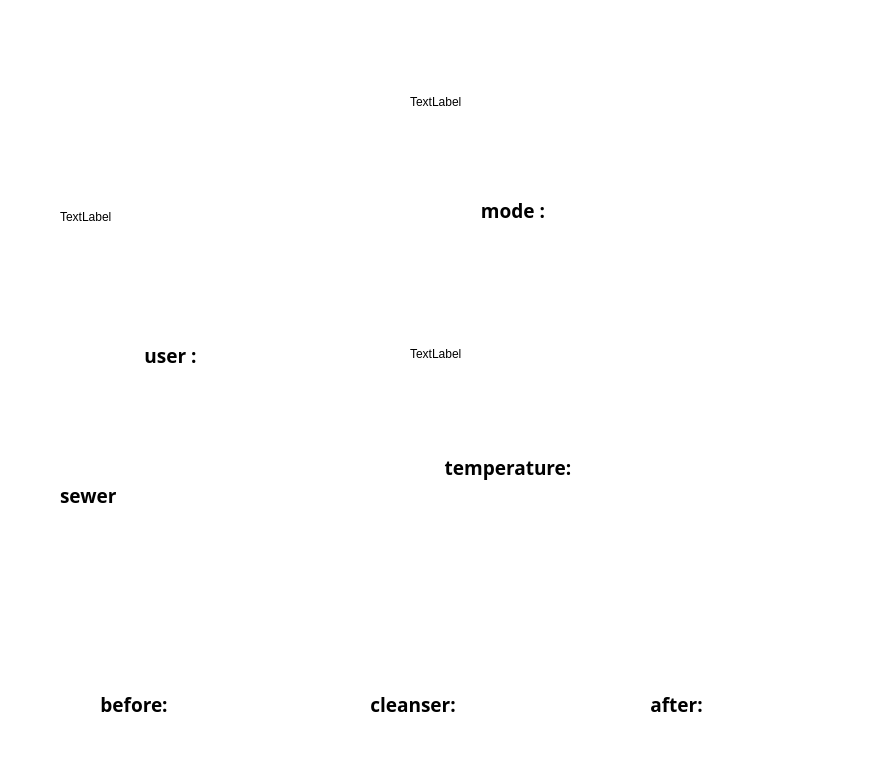
<?xml version="1.0" encoding="UTF-8"?>
<ui version="4.0">
 <class>one_page</class>
 <widget class="QDialog" name="one_page">
  <property name="geometry">
   <rect>
    <x>0</x>
    <y>0</y>
    <width>887</width>
    <height>771</height>
   </rect>
  </property>
  <property name="palette">
   <palette>
    <active>
     <colorrole role="Base">
      <brush brushstyle="SolidPattern">
       <color alpha="255">
        <red>255</red>
        <green>255</green>
        <blue>255</blue>
       </color>
      </brush>
     </colorrole>
     <colorrole role="Window">
      <brush brushstyle="SolidPattern">
       <color alpha="255">
        <red>255</red>
        <green>255</green>
        <blue>255</blue>
       </color>
      </brush>
     </colorrole>
    </active>
    <inactive>
     <colorrole role="Base">
      <brush brushstyle="SolidPattern">
       <color alpha="255">
        <red>255</red>
        <green>255</green>
        <blue>255</blue>
       </color>
      </brush>
     </colorrole>
     <colorrole role="Window">
      <brush brushstyle="SolidPattern">
       <color alpha="255">
        <red>255</red>
        <green>255</green>
        <blue>255</blue>
       </color>
      </brush>
     </colorrole>
    </inactive>
    <disabled>
     <colorrole role="Base">
      <brush brushstyle="SolidPattern">
       <color alpha="255">
        <red>255</red>
        <green>255</green>
        <blue>255</blue>
       </color>
      </brush>
     </colorrole>
     <colorrole role="Window">
      <brush brushstyle="SolidPattern">
       <color alpha="255">
        <red>255</red>
        <green>255</green>
        <blue>255</blue>
       </color>
      </brush>
     </colorrole>
    </disabled>
   </palette>
  </property>
  <property name="windowTitle">
   <string>Dialog</string>
  </property>
  <widget class="QWidget" name="horizontalLayoutWidget_2">
   <property name="geometry">
    <rect>
     <x>410</x>
     <y>50</y>
     <width>201</width>
     <height>211</height>
    </rect>
   </property>
   <layout class="QHBoxLayout" name="horizontalLayout_2">
    <item>
     <layout class="QVBoxLayout" name="verticalLayout_8">
      <item>
       <widget class="QLabel" name="lb_pic_mode">
        <property name="text">
         <string>TextLabel</string>
        </property>
       </widget>
      </item>
      <item>
       <widget class="QLabel" name="lb_temp_6">
        <property name="font">
         <font>
          <family>Agency FB</family>
          <pointsize>14</pointsize>
          <weight>75</weight>
          <bold>true</bold>
         </font>
        </property>
        <property name="text">
         <string>      mode :     </string>
        </property>
        <property name="alignment">
         <set>Qt::AlignCenter</set>
        </property>
       </widget>
      </item>
     </layout>
    </item>
   </layout>
  </widget>
  <widget class="QWidget" name="horizontalLayoutWidget_3">
   <property name="geometry">
    <rect>
     <x>410</x>
     <y>300</y>
     <width>201</width>
     <height>221</height>
    </rect>
   </property>
   <layout class="QHBoxLayout" name="horizontalLayout_5">
    <item>
     <layout class="QVBoxLayout" name="verticalLayout_6">
      <item>
       <widget class="QLabel" name="lb_pic_temp">
        <property name="text">
         <string>TextLabel</string>
        </property>
       </widget>
      </item>
      <item>
       <widget class="QLabel" name="lb_temp_5">
        <property name="font">
         <font>
          <family>Agency FB</family>
          <pointsize>14</pointsize>
          <weight>75</weight>
          <bold>true</bold>
         </font>
        </property>
        <property name="text">
         <string>temperature: </string>
        </property>
        <property name="alignment">
         <set>Qt::AlignCenter</set>
        </property>
       </widget>
      </item>
     </layout>
    </item>
   </layout>
  </widget>
  <widget class="QWidget" name="verticalLayoutWidget">
   <property name="geometry">
    <rect>
     <x>60</x>
     <y>150</y>
     <width>221</width>
     <height>271</height>
    </rect>
   </property>
   <layout class="QVBoxLayout" name="verticalLayout_9">
    <item>
     <widget class="QLabel" name="lb_pic_user">
      <property name="text">
       <string>TextLabel</string>
      </property>
     </widget>
    </item>
    <item>
     <widget class="QLabel" name="lb_user">
      <property name="font">
       <font>
        <family>Agency FB</family>
        <pointsize>14</pointsize>
        <weight>75</weight>
        <bold>true</bold>
       </font>
      </property>
      <property name="text">
       <string>   user :   </string>
      </property>
      <property name="alignment">
       <set>Qt::AlignCenter</set>
      </property>
     </widget>
    </item>
   </layout>
  </widget>
  <widget class="QTextBrowser" name="tB_userno">
   <property name="geometry">
    <rect>
     <x>280</x>
     <y>360</y>
     <width>111</width>
     <height>61</height>
    </rect>
   </property>
   <property name="palette">
    <palette>
     <active>
      <colorrole role="Base">
       <brush brushstyle="SolidPattern">
        <color alpha="255">
         <red>255</red>
         <green>255</green>
         <blue>255</blue>
        </color>
       </brush>
      </colorrole>
     </active>
     <inactive>
      <colorrole role="Base">
       <brush brushstyle="SolidPattern">
        <color alpha="255">
         <red>255</red>
         <green>255</green>
         <blue>255</blue>
        </color>
       </brush>
      </colorrole>
     </inactive>
     <disabled>
      <colorrole role="Base">
       <brush brushstyle="SolidPattern">
        <color alpha="255">
         <red>230</red>
         <green>230</green>
         <blue>230</blue>
        </color>
       </brush>
      </colorrole>
     </disabled>
    </palette>
   </property>
   <property name="font">
    <font>
     <family>Agency FB</family>
     <pointsize>18</pointsize>
     <weight>75</weight>
     <bold>true</bold>
    </font>
   </property>
   <property name="frameShape">
    <enum>QFrame::NoFrame</enum>
   </property>
   <property name="html">
    <string>&lt;!DOCTYPE HTML PUBLIC &quot;-//W3C//DTD HTML 4.0//EN&quot; &quot;http://www.w3.org/TR/REC-html40/strict.dtd&quot;&gt;
&lt;html&gt;&lt;head&gt;&lt;meta name=&quot;qrichtext&quot; content=&quot;1&quot; /&gt;&lt;style type=&quot;text/css&quot;&gt;
p, li { white-space: pre-wrap; }
&lt;/style&gt;&lt;/head&gt;&lt;body style=&quot; font-family:'Agency FB'; font-size:18pt; font-weight:600; font-style:normal;&quot;&gt;
&lt;p align=&quot;center&quot; style=&quot;-qt-paragraph-type:empty; margin-top:0px; margin-bottom:0px; margin-left:0px; margin-right:0px; -qt-block-indent:0; text-indent:0px;&quot;&gt;&lt;br /&gt;&lt;/p&gt;&lt;/body&gt;&lt;/html&gt;</string>
   </property>
  </widget>
  <widget class="QTextBrowser" name="tb_mode_sel">
   <property name="geometry">
    <rect>
     <x>610</x>
     <y>210</y>
     <width>121</width>
     <height>61</height>
    </rect>
   </property>
   <property name="palette">
    <palette>
     <active>
      <colorrole role="Base">
       <brush brushstyle="SolidPattern">
        <color alpha="255">
         <red>255</red>
         <green>255</green>
         <blue>255</blue>
        </color>
       </brush>
      </colorrole>
     </active>
     <inactive>
      <colorrole role="Base">
       <brush brushstyle="SolidPattern">
        <color alpha="255">
         <red>255</red>
         <green>255</green>
         <blue>255</blue>
        </color>
       </brush>
      </colorrole>
     </inactive>
     <disabled>
      <colorrole role="Base">
       <brush brushstyle="SolidPattern">
        <color alpha="255">
         <red>230</red>
         <green>230</green>
         <blue>230</blue>
        </color>
       </brush>
      </colorrole>
     </disabled>
    </palette>
   </property>
   <property name="font">
    <font>
     <family>Agency FB</family>
     <pointsize>18</pointsize>
     <weight>75</weight>
     <bold>true</bold>
    </font>
   </property>
   <property name="frameShape">
    <enum>QFrame::NoFrame</enum>
   </property>
   <property name="html">
    <string>&lt;!DOCTYPE HTML PUBLIC &quot;-//W3C//DTD HTML 4.0//EN&quot; &quot;http://www.w3.org/TR/REC-html40/strict.dtd&quot;&gt;
&lt;html&gt;&lt;head&gt;&lt;meta name=&quot;qrichtext&quot; content=&quot;1&quot; /&gt;&lt;style type=&quot;text/css&quot;&gt;
p, li { white-space: pre-wrap; }
&lt;/style&gt;&lt;/head&gt;&lt;body style=&quot; font-family:'Agency FB'; font-size:18pt; font-weight:600; font-style:normal;&quot;&gt;
&lt;p align=&quot;center&quot; style=&quot;-qt-paragraph-type:empty; margin-top:0px; margin-bottom:0px; margin-left:0px; margin-right:0px; -qt-block-indent:0; text-indent:0px;&quot;&gt;&lt;br /&gt;&lt;/p&gt;&lt;/body&gt;&lt;/html&gt;</string>
   </property>
  </widget>
  <widget class="QTextBrowser" name="tB_temp">
   <property name="geometry">
    <rect>
     <x>610</x>
     <y>460</y>
     <width>121</width>
     <height>61</height>
    </rect>
   </property>
   <property name="palette">
    <palette>
     <active>
      <colorrole role="Base">
       <brush brushstyle="SolidPattern">
        <color alpha="255">
         <red>255</red>
         <green>255</green>
         <blue>255</blue>
        </color>
       </brush>
      </colorrole>
     </active>
     <inactive>
      <colorrole role="Base">
       <brush brushstyle="SolidPattern">
        <color alpha="255">
         <red>255</red>
         <green>255</green>
         <blue>255</blue>
        </color>
       </brush>
      </colorrole>
     </inactive>
     <disabled>
      <colorrole role="Base">
       <brush brushstyle="SolidPattern">
        <color alpha="255">
         <red>230</red>
         <green>230</green>
         <blue>230</blue>
        </color>
       </brush>
      </colorrole>
     </disabled>
    </palette>
   </property>
   <property name="font">
    <font>
     <family>Agency FB</family>
     <pointsize>18</pointsize>
     <weight>75</weight>
     <bold>true</bold>
    </font>
   </property>
   <property name="frameShape">
    <enum>QFrame::NoFrame</enum>
   </property>
   <property name="html">
    <string>&lt;!DOCTYPE HTML PUBLIC &quot;-//W3C//DTD HTML 4.0//EN&quot; &quot;http://www.w3.org/TR/REC-html40/strict.dtd&quot;&gt;
&lt;html&gt;&lt;head&gt;&lt;meta name=&quot;qrichtext&quot; content=&quot;1&quot; /&gt;&lt;style type=&quot;text/css&quot;&gt;
p, li { white-space: pre-wrap; }
&lt;/style&gt;&lt;/head&gt;&lt;body style=&quot; font-family:'Agency FB'; font-size:18pt; font-weight:600; font-style:normal;&quot;&gt;
&lt;p align=&quot;center&quot; style=&quot;-qt-paragraph-type:empty; margin-top:0px; margin-bottom:0px; margin-left:0px; margin-right:0px; -qt-block-indent:0; text-indent:0px;&quot;&gt;&lt;br /&gt;&lt;/p&gt;&lt;/body&gt;&lt;/html&gt;</string>
   </property>
   <property name="tabStopWidth">
    <number>4</number>
   </property>
  </widget>
  <widget class="QWidget" name="horizontalLayoutWidget">
   <property name="geometry">
    <rect>
     <x>100</x>
     <y>660</y>
     <width>160</width>
     <height>89</height>
    </rect>
   </property>
   <layout class="QHBoxLayout" name="horizontalLayout">
    <item>
     <widget class="QLabel" name="lb_before">
      <property name="font">
       <font>
        <family>Agency FB</family>
        <pointsize>14</pointsize>
        <weight>75</weight>
        <bold>true</bold>
       </font>
      </property>
      <property name="text">
       <string>before: </string>
      </property>
      <property name="alignment">
       <set>Qt::AlignCenter</set>
      </property>
     </widget>
    </item>
    <item>
     <widget class="QTextBrowser" name="tB_before">
      <property name="palette">
       <palette>
        <active>
         <colorrole role="Base">
          <brush brushstyle="SolidPattern">
           <color alpha="255">
            <red>255</red>
            <green>255</green>
            <blue>255</blue>
           </color>
          </brush>
         </colorrole>
        </active>
        <inactive>
         <colorrole role="Base">
          <brush brushstyle="SolidPattern">
           <color alpha="255">
            <red>255</red>
            <green>255</green>
            <blue>255</blue>
           </color>
          </brush>
         </colorrole>
        </inactive>
        <disabled>
         <colorrole role="Base">
          <brush brushstyle="SolidPattern">
           <color alpha="255">
            <red>230</red>
            <green>230</green>
            <blue>230</blue>
           </color>
          </brush>
         </colorrole>
        </disabled>
       </palette>
      </property>
      <property name="font">
       <font>
        <family>Agency FB</family>
        <pointsize>18</pointsize>
        <weight>75</weight>
        <bold>true</bold>
       </font>
      </property>
      <property name="frameShape">
       <enum>QFrame::NoFrame</enum>
      </property>
      <property name="html">
       <string>&lt;!DOCTYPE HTML PUBLIC &quot;-//W3C//DTD HTML 4.0//EN&quot; &quot;http://www.w3.org/TR/REC-html40/strict.dtd&quot;&gt;
&lt;html&gt;&lt;head&gt;&lt;meta name=&quot;qrichtext&quot; content=&quot;1&quot; /&gt;&lt;style type=&quot;text/css&quot;&gt;
p, li { white-space: pre-wrap; }
&lt;/style&gt;&lt;/head&gt;&lt;body style=&quot; font-family:'Agency FB'; font-size:18pt; font-weight:600; font-style:normal;&quot;&gt;
&lt;p align=&quot;center&quot; style=&quot;-qt-paragraph-type:empty; margin-top:0px; margin-bottom:0px; margin-left:0px; margin-right:0px; -qt-block-indent:0; text-indent:0px;&quot;&gt;&lt;br /&gt;&lt;/p&gt;&lt;/body&gt;&lt;/html&gt;</string>
      </property>
     </widget>
    </item>
   </layout>
  </widget>
  <widget class="QWidget" name="horizontalLayoutWidget_4">
   <property name="geometry">
    <rect>
     <x>370</x>
     <y>660</y>
     <width>172</width>
     <height>89</height>
    </rect>
   </property>
   <layout class="QHBoxLayout" name="horizontalLayout_6">
    <item>
     <widget class="QLabel" name="lb_clean">
      <property name="font">
       <font>
        <family>Agency FB</family>
        <pointsize>14</pointsize>
        <weight>75</weight>
        <bold>true</bold>
       </font>
      </property>
      <property name="text">
       <string>cleanser: </string>
      </property>
      <property name="alignment">
       <set>Qt::AlignCenter</set>
      </property>
     </widget>
    </item>
    <item>
     <widget class="QTextBrowser" name="tB_clean">
      <property name="palette">
       <palette>
        <active>
         <colorrole role="Base">
          <brush brushstyle="SolidPattern">
           <color alpha="255">
            <red>255</red>
            <green>255</green>
            <blue>255</blue>
           </color>
          </brush>
         </colorrole>
        </active>
        <inactive>
         <colorrole role="Base">
          <brush brushstyle="SolidPattern">
           <color alpha="255">
            <red>255</red>
            <green>255</green>
            <blue>255</blue>
           </color>
          </brush>
         </colorrole>
        </inactive>
        <disabled>
         <colorrole role="Base">
          <brush brushstyle="SolidPattern">
           <color alpha="255">
            <red>230</red>
            <green>230</green>
            <blue>230</blue>
           </color>
          </brush>
         </colorrole>
        </disabled>
       </palette>
      </property>
      <property name="font">
       <font>
        <family>Agency FB</family>
        <pointsize>18</pointsize>
        <weight>75</weight>
        <bold>true</bold>
       </font>
      </property>
      <property name="frameShape">
       <enum>QFrame::NoFrame</enum>
      </property>
      <property name="html">
       <string>&lt;!DOCTYPE HTML PUBLIC &quot;-//W3C//DTD HTML 4.0//EN&quot; &quot;http://www.w3.org/TR/REC-html40/strict.dtd&quot;&gt;
&lt;html&gt;&lt;head&gt;&lt;meta name=&quot;qrichtext&quot; content=&quot;1&quot; /&gt;&lt;style type=&quot;text/css&quot;&gt;
p, li { white-space: pre-wrap; }
&lt;/style&gt;&lt;/head&gt;&lt;body style=&quot; font-family:'Agency FB'; font-size:18pt; font-weight:600; font-style:normal;&quot;&gt;
&lt;p align=&quot;center&quot; style=&quot;-qt-paragraph-type:empty; margin-top:0px; margin-bottom:0px; margin-left:0px; margin-right:0px; -qt-block-indent:0; text-indent:0px;&quot;&gt;&lt;br /&gt;&lt;/p&gt;&lt;/body&gt;&lt;/html&gt;</string>
      </property>
     </widget>
    </item>
   </layout>
  </widget>
  <widget class="QWidget" name="horizontalLayoutWidget_5">
   <property name="geometry">
    <rect>
     <x>650</x>
     <y>660</y>
     <width>160</width>
     <height>89</height>
    </rect>
   </property>
   <layout class="QHBoxLayout" name="horizontalLayout_7">
    <item>
     <widget class="QLabel" name="lb_after">
      <property name="font">
       <font>
        <family>Agency FB</family>
        <pointsize>14</pointsize>
        <weight>75</weight>
        <bold>true</bold>
       </font>
      </property>
      <property name="text">
       <string>after: </string>
      </property>
      <property name="alignment">
       <set>Qt::AlignCenter</set>
      </property>
     </widget>
    </item>
    <item>
     <widget class="QTextBrowser" name="tb_after">
      <property name="palette">
       <palette>
        <active>
         <colorrole role="Base">
          <brush brushstyle="SolidPattern">
           <color alpha="255">
            <red>255</red>
            <green>255</green>
            <blue>255</blue>
           </color>
          </brush>
         </colorrole>
        </active>
        <inactive>
         <colorrole role="Base">
          <brush brushstyle="SolidPattern">
           <color alpha="255">
            <red>255</red>
            <green>255</green>
            <blue>255</blue>
           </color>
          </brush>
         </colorrole>
        </inactive>
        <disabled>
         <colorrole role="Base">
          <brush brushstyle="SolidPattern">
           <color alpha="255">
            <red>230</red>
            <green>230</green>
            <blue>230</blue>
           </color>
          </brush>
         </colorrole>
        </disabled>
       </palette>
      </property>
      <property name="font">
       <font>
        <family>Agency FB</family>
        <pointsize>18</pointsize>
        <weight>75</weight>
        <bold>true</bold>
       </font>
      </property>
      <property name="frameShape">
       <enum>QFrame::NoFrame</enum>
      </property>
      <property name="html">
       <string>&lt;!DOCTYPE HTML PUBLIC &quot;-//W3C//DTD HTML 4.0//EN&quot; &quot;http://www.w3.org/TR/REC-html40/strict.dtd&quot;&gt;
&lt;html&gt;&lt;head&gt;&lt;meta name=&quot;qrichtext&quot; content=&quot;1&quot; /&gt;&lt;style type=&quot;text/css&quot;&gt;
p, li { white-space: pre-wrap; }
&lt;/style&gt;&lt;/head&gt;&lt;body style=&quot; font-family:'Agency FB'; font-size:18pt; font-weight:600; font-style:normal;&quot;&gt;
&lt;p align=&quot;center&quot; style=&quot;-qt-paragraph-type:empty; margin-top:0px; margin-bottom:0px; margin-left:0px; margin-right:0px; -qt-block-indent:0; text-indent:0px;&quot;&gt;&lt;br /&gt;&lt;/p&gt;&lt;/body&gt;&lt;/html&gt;</string>
      </property>
     </widget>
    </item>
   </layout>
  </widget>
  <widget class="QLabel" name="label">
   <property name="geometry">
    <rect>
     <x>60</x>
     <y>480</y>
     <width>71</width>
     <height>31</height>
    </rect>
   </property>
   <property name="font">
    <font>
     <family>Agency FB</family>
     <pointsize>14</pointsize>
     <weight>75</weight>
     <bold>true</bold>
    </font>
   </property>
   <property name="text">
    <string>sewer</string>
   </property>
  </widget>
  <widget class="QTextBrowser" name="tB_sewer">
   <property name="geometry">
    <rect>
     <x>60</x>
     <y>510</y>
     <width>341</width>
     <height>121</height>
    </rect>
   </property>
   <property name="palette">
    <palette>
     <active>
      <colorrole role="Text">
       <brush brushstyle="SolidPattern">
        <color alpha="255">
         <red>0</red>
         <green>0</green>
         <blue>127</blue>
        </color>
       </brush>
      </colorrole>
      <colorrole role="Base">
       <brush brushstyle="SolidPattern">
        <color alpha="255">
         <red>255</red>
         <green>255</green>
         <blue>255</blue>
        </color>
       </brush>
      </colorrole>
     </active>
     <inactive>
      <colorrole role="Text">
       <brush brushstyle="SolidPattern">
        <color alpha="255">
         <red>0</red>
         <green>0</green>
         <blue>127</blue>
        </color>
       </brush>
      </colorrole>
      <colorrole role="Base">
       <brush brushstyle="SolidPattern">
        <color alpha="255">
         <red>255</red>
         <green>255</green>
         <blue>255</blue>
        </color>
       </brush>
      </colorrole>
     </inactive>
     <disabled>
      <colorrole role="Text">
       <brush brushstyle="SolidPattern">
        <color alpha="255">
         <red>120</red>
         <green>120</green>
         <blue>120</blue>
        </color>
       </brush>
      </colorrole>
      <colorrole role="Base">
       <brush brushstyle="SolidPattern">
        <color alpha="255">
         <red>230</red>
         <green>230</green>
         <blue>230</blue>
        </color>
       </brush>
      </colorrole>
     </disabled>
    </palette>
   </property>
   <property name="font">
    <font>
     <family>Agency FB</family>
     <pointsize>18</pointsize>
     <weight>75</weight>
     <bold>true</bold>
    </font>
   </property>
   <property name="frameShape">
    <enum>QFrame::NoFrame</enum>
   </property>
   <property name="html">
    <string>&lt;!DOCTYPE HTML PUBLIC &quot;-//W3C//DTD HTML 4.0//EN&quot; &quot;http://www.w3.org/TR/REC-html40/strict.dtd&quot;&gt;
&lt;html&gt;&lt;head&gt;&lt;meta name=&quot;qrichtext&quot; content=&quot;1&quot; /&gt;&lt;style type=&quot;text/css&quot;&gt;
p, li { white-space: pre-wrap; }
&lt;/style&gt;&lt;/head&gt;&lt;body style=&quot; font-family:'Agency FB'; font-size:18pt; font-weight:600; font-style:normal;&quot;&gt;
&lt;p align=&quot;center&quot; style=&quot;-qt-paragraph-type:empty; margin-top:0px; margin-bottom:0px; margin-left:0px; margin-right:0px; -qt-block-indent:0; text-indent:0px;&quot;&gt;&lt;br /&gt;&lt;/p&gt;&lt;/body&gt;&lt;/html&gt;</string>
   </property>
  </widget>
 </widget>
 <resources/>
 <connections/>
</ui>
